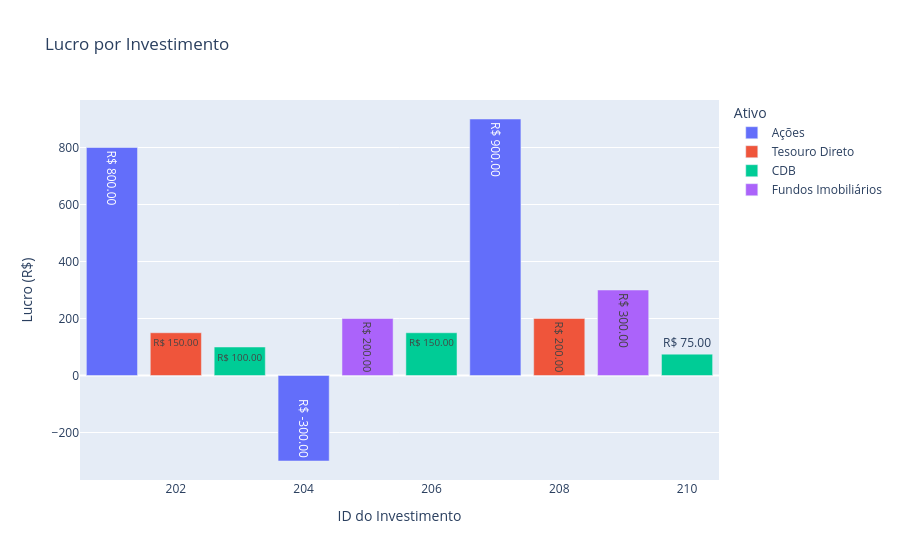

Here is the notebook cell this chart was saved with:
### Markdown cell above
- Visualização: Construir um gráfico de barras com Plotly exibindo o `Lucro` por `Investimento_ID`  
  *Dica: Explore a função de Plotly Express que permite criar gráficos de barras simples, facilitando a comparação entre investimentos.*

### Code cell
fig = px.bar(
    df2,
    x='Investimento_ID',
    y='Lucro',
    text='Lucro',
    title='Lucro por Investimento',
    color='Ativo',
    labels={'Lucro': 'Lucro (R$)', 'Investimento_ID': 'ID do Investimento'},
)
fig.update_traces(texttemplate='R$ %{text:.2f}', )#textposition='outside')
fig.show()

### Figure 1 — Plotly figure (JSON) as saved in the notebook; plotly's stock layout.template omitted (floating-point values rounded to 4 significant figures)
{"data": [{"alignmentgroup": "True", "hovertemplate": "Ativo=Ações<br>ID do Investimento=%{x}<br>Lucro (R$)=%{text}<extra></extra>", "legendgroup": "Ações", "marker": {"color": "#636efa", "pattern": {"shape": ""}}, "name": "Ações", "offsetgroup": "Ações", "orientation": "v", "showlegend": true, "text": [800, -300, 900], "textposition": "auto", "texttemplate": "R$ %{text:.2f}", "type": "bar", "x": [201, 204, 207], "xaxis": "x", "y": [800, -300, 900], "yaxis": "y"}, {"alignmentgroup": "True", "hovertemplate": "Ativo=Tesouro Direto<br>ID do Investimento=%{x}<br>Lucro (R$)=%{text}<extra></extra>", "legendgroup": "Tesouro Direto", "marker": {"color": "#EF553B", "pattern": {"shape": ""}}, "name": "Tesouro Direto", "offsetgroup": "Tesouro Direto", "orientation": "v", "showlegend": true, "text": [150, 200], "textposition": "auto", "texttemplate": "R$ %{text:.2f}", "type": "bar", "x": [202, 208], "xaxis": "x", "y": [150, 200], "yaxis": "y"}, {"alignmentgroup": "True", "hovertemplate": "Ativo=CDB<br>ID do Investimento=%{x}<br>Lucro (R$)=%{text}<extra></extra>", "legendgroup": "CDB", "marker": {"color": "#00cc96", "pattern": {"shape": ""}}, "name": "CDB", "offsetgroup": "CDB", "orientation": "v", "showlegend": true, "text": [100, 150, 75], "textposition": "auto", "texttemplate": "R$ %{text:.2f}", "type": "bar", "x": [203, 206, 210], "xaxis": "x", "y": [100, 150, 75], "yaxis": "y"}, {"alignmentgroup": "True", "hovertemplate": "Ativo=Fundos Imobiliários<br>ID do Investimento=%{x}<br>Lucro (R$)=%{text}<extra></extra>", "legendgroup": "Fundos Imobiliários", "marker": {"color": "#ab63fa", "pattern": {"shape": ""}}, "name": "Fundos Imobiliários", "offsetgroup": "Fundos Imobiliários", "orientation": "v", "showlegend": true, "text": [200, 300], "textposition": "auto", "texttemplate": "R$ %{text:.2f}", "type": "bar", "x": [205, 209], "xaxis": "x", "y": [200, 300], "yaxis": "y"}], "layout": {"barmode": "relative", "legend": {"title": {"text": "Ativo"}, "tracegroupgap": 0}, "title": {"text": "Lucro por Investimento"}, "xaxis": {"anchor": "y", "domain": [0, 1], "title": {"text": "ID do Investimento"}}, "yaxis": {"anchor": "x", "domain": [0, 1], "title": {"text": "Lucro (R$)"}}}}
